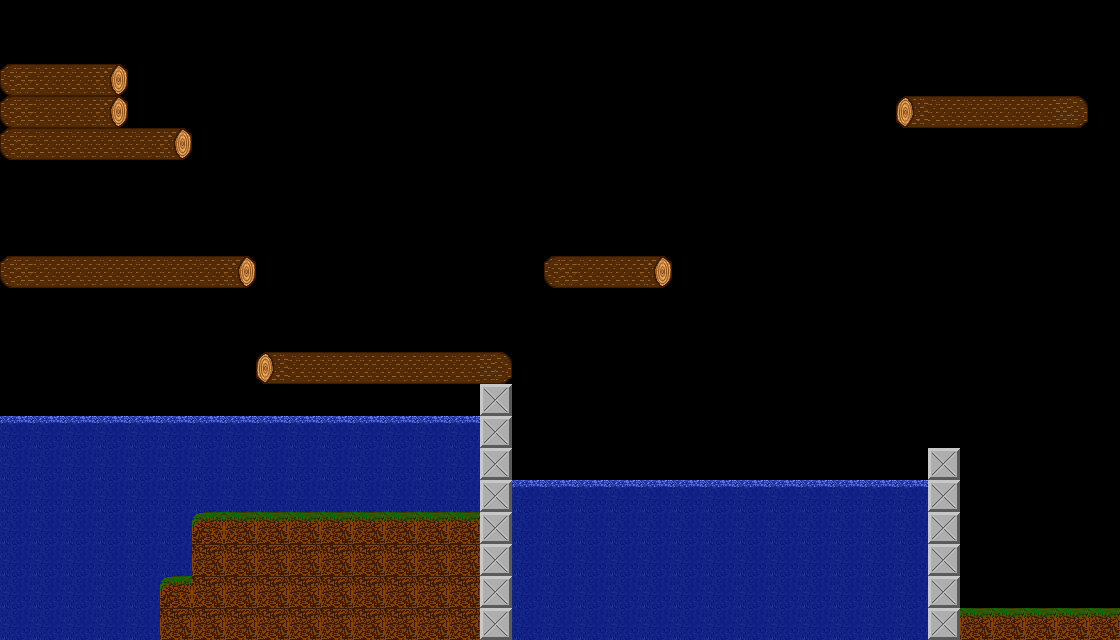

The image is a tile-based game level rendered from a .tmx file. Its description and source (layers, tilesets, objects; grid data summarised) follow:
An orthogonal 35x20 tile map with 32x32 px tiles, 1 tile layer (background) and 27 objects (red_door, goal_key, blue_reverse_gate, goal_door, green_switch_button, ...).

<map version="1.0" orientation="orthogonal" width="35" height="20" tilewidth="32" tileheight="32">
 <properties>
  <property name="backgroundImage" value="lvl_6.png" />
  <property name="bunnySpawnX" value="980" />
  <property name="bunnySpawnY" value="10" />
  <property name="clydeSpawnX" value="50" />
  <property name="clydeSpawnY" value="580" />
 </properties>
 <tileset firstgid="1" name="tiles" tilewidth="32" tileheight="32" spacing="1">
  <image source="tileset_1x1.png" width="230" height="164" />
 </tileset>
 <layer name="background" width="35" height="20">
  <data>[700 cells, 229 non-empty, 11 distinct tile ids]</data>
 </layer>
 <objectgroup name="drawable" width="35" height="20" visible="0">
  <object name="red_door" x="128" y="160" width="64" height="96">
   <properties>
    <property name="color" value="Red" />
    <property name="imageName" value="door_tile.png" />
    <property name="type" value="door" />
   </properties>
  </object>
  <object name="goal_key" x="32" y="224" width="32" height="32">
   <properties>
    <property name="color" value="Gold" />
    <property name="imageName" value="key_tile.png" />
    <property name="type" value="key" />
   </properties>
  </object>
  <object name="blue_reverse_gate" x="224" y="384" width="32" height="128">
   <properties>
    <property name="color" value="CornflowerBlue" />
    <property name="imageName" value="stone_block_1x4.png" />
    <property name="type" value="switch_gate" />
   </properties>
  </object>
  <object name="goal_door" x="1056" y="512" width="64" height="96">
   <properties>
    <property name="color" value="Gold" />
    <property name="imageName" value="door_tile.png" />
    <property name="type" value="goal_door" />
   </properties>
  </object>
  <object name="green_switch_button" x="992" y="576" width="32" height="32">
   <properties>
    <property name="color" value="SpringGreen" />
    <property name="imageName" value="switch_button.png" />
    <property name="type" value="switch_button" />
   </properties>
  </object>
  <object name="green_switch_gate" x="960" y="448" width="160" height="32">
   <properties>
    <property name="color" value="SpringGreen" />
    <property name="imageName" value="stone_block_5x1.png" />
    <property name="type" value="switch_gate" />
   </properties>
  </object>
  <object name="red_key" x="352" y="480" width="32" height="32">
   <properties>
    <property name="color" value="Red" />
    <property name="imageName" value="key_tile.png" />
    <property name="type" value="key" />
   </properties>
  </object>
  <object name="water2" x="511" y="489" width="416" height="151">
   <properties>
    <property name="imageName" value="blank.png" />
    <property name="type" value="water" />
   </properties>
  </object>
  <object name="water1" x="0" y="426" width="479" height="218">
   <properties>
    <property name="imageName" value="blank.png" />
    <property name="type" value="water" />
   </properties>
  </object>
  <object x="192" y="32" width="96" height="64">
   <properties>
    <property name="imageName" value="cloud.png" />
    <property name="type" value="cloud" />
   </properties>
  </object>
  <object x="352" y="96" width="96" height="64">
   <properties>
    <property name="imageName" value="cloud.png" />
    <property name="type" value="cloud" />
   </properties>
  </object>
  <object x="512" y="32" width="96" height="64">
   <properties>
    <property name="imageName" value="cloud.png" />
    <property name="type" value="cloud" />
   </properties>
  </object>
  <object x="672" y="96" width="96" height="64">
   <properties>
    <property name="imageName" value="cloud.png" />
    <property name="type" value="cloud" />
   </properties>
  </object>
  <object x="800" y="0" width="96" height="64">
   <properties>
    <property name="imageName" value="cloud.png" />
    <property name="type" value="cloud" />
   </properties>
  </object>
  <object name="blue_reverse_switch" x="928" y="64" width="32" height="32">
   <properties>
    <property name="color" value="CornflowerBlue" />
    <property name="type" value="reverse_switch" />
   </properties>
  </object>
  <object name="green_switch" x="32" y="32" width="32" height="32">
   <properties>
    <property name="color" value="SpringGreen" />
    <property name="imageName" value="switch_button.png" />
    <property name="type" value="switch_button" />
   </properties>
  </object>
 </objectgroup>
 <objectgroup name="nondrawable" width="35" height="20" visible="0">
  <object x="192" y="512" width="288" height="64" />
  <object x="160" y="576" width="320" height="64" />
  <object x="480" y="384" width="32" height="256" />
  <object x="256" y="352" width="256" height="32" />
  <object x="0" y="64" width="128" height="64" />
  <object x="0" y="128" width="192" height="32" />
  <object x="0" y="256" width="256" height="32" />
  <object x="928" y="448" width="32" height="192" />
  <object x="960" y="608" width="160" height="32" />
  <object x="896" y="96" width="192" height="32" />
  <object x="544" y="256" width="128" height="32" />
 </objectgroup>
</map>